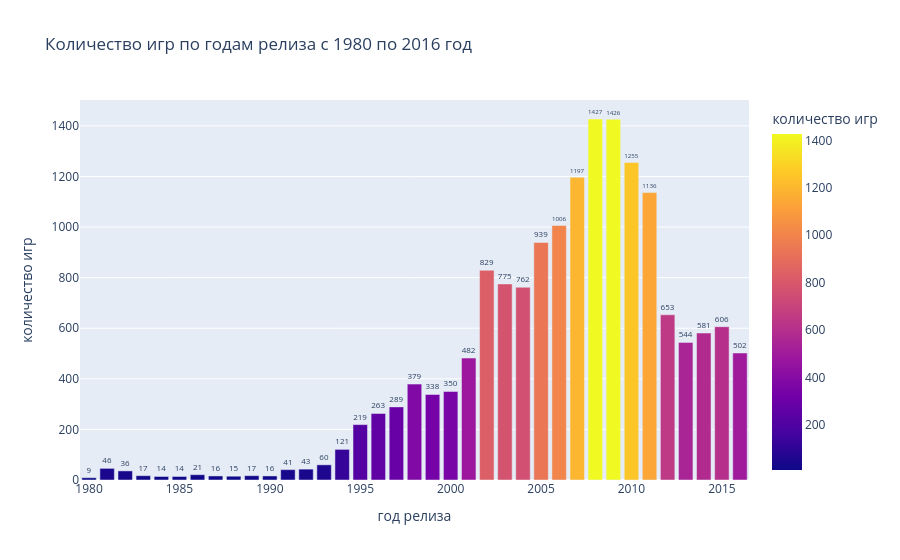

The notebook cell saved with this chart:
### Markdown cell above
### Количество игр, выпущенных в разные годы

### Code cell
fig = px.bar(data.groupby('year_of_release').name.count(),
             color=data.groupby('year_of_release').name.count(), 
             text=data.groupby('year_of_release').name.count(),
             title='Количество игр по годам релиза с 1980 по 2016 год',
             labels={'color':'количество игр',
                     'value':'количество игр', 
                     'year_of_release': 'год релиза'})

fig.update_traces(hovertemplate = 'год релиза : %{x}<br>количество игр : %{y}',
                  textfont_size=8, textangle=0, 
                  textposition='outside')

fig.show()

### Figure 1 — Plotly figure (JSON) as saved in the notebook; plotly's stock layout.template omitted (floating-point values rounded to 4 significant figures)
{"data": [{"alignmentgroup": "True", "hovertemplate": "год релиза : %{x}<br>количество игр : %{y}", "legendgroup": "", "marker": {"color": [9, 46, 36, 17, 14, 14, 21, 16, 15, 17, 16, 41, 43, 60, 121, 219, 263, 289, 379, 338, 350, 482, 829, 775, 762, 939, 1006, 1197, 1427, 1426, 1255, 1136, 653, 544, 581, 606, 502], "coloraxis": "coloraxis", "pattern": {"shape": ""}}, "name": "", "offsetgroup": "", "orientation": "v", "showlegend": false, "text": [9, 46, 36, 17, 14, 14, 21, 16, 15, 17, 16, 41, 43, 60, 121, 219, 263, 289, 379, 338, 350, 482, 829, 775, 762, 939, 1006, 1197, 1427, 1426, 1255, 1136, 653, 544, 581, 606, 502], "textangle": 0, "textfont": {"size": 8}, "textposition": "outside", "type": "bar", "x": [1980, 1981, 1982, 1983, 1984, 1985, 1986, 1987, 1988, 1989, 1990, 1991, 1992, 1993, 1994, 1995, 1996, 1997, 1998, 1999, 2000, 2001, 2002, 2003, 2004, 2005, 2006, 2007, 2008, 2009, 2010, 2011, 2012, 2013, 2014, 2015, 2016], "xaxis": "x", "y": [9, 46, 36, 17, 14, 14, 21, 16, 15, 17, 16, 41, 43, 60, 121, 219, 263, 289, 379, 338, 350, 482, 829, 775, 762, 939, 1006, 1197, 1427, 1426, 1255, 1136, 653, 544, 581, 606, 502], "yaxis": "y"}], "layout": {"barmode": "relative", "coloraxis": {"colorbar": {"title": {"text": "количество игр"}}, "colorscale": [[0, "#0d0887"], [0.1111, "#46039f"], [0.2222, "#7201a8"], [0.3333, "#9c179e"], [0.4444, "#bd3786"], [0.5556, "#d8576b"], [0.6667, "#ed7953"], [0.7778, "#fb9f3a"], [0.8889, "#fdca26"], [1, "#f0f921"]]}, "legend": {"tracegroupgap": 0}, "title": {"text": "Количество игр по годам релиза с 1980 по 2016 год"}, "xaxis": {"anchor": "y", "domain": [0, 1], "title": {"text": "год релиза"}}, "yaxis": {"anchor": "x", "domain": [0, 1], "title": {"text": "количество игр"}}}}
